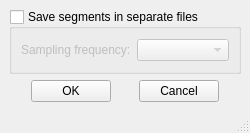
<?xml version="1.0" encoding="UTF-8"?>
<ui version="4.0">
 <class>SaveSegmentsWindow</class>
 <widget class="QMainWindow" name="SaveSegmentsWindow">
  <property name="geometry">
   <rect>
    <x>0</x>
    <y>0</y>
    <width>250</width>
    <height>133</height>
   </rect>
  </property>
  <property name="windowTitle">
   <string>Save segmentation file</string>
  </property>
  <widget class="QWidget" name="centralwidget">
   <layout class="QGridLayout" name="gridLayout_2">
    <item row="1" column="0">
     <layout class="QHBoxLayout" name="horizontalLayout_2">
      <item>
       <spacer name="horizontalSpacer">
        <property name="orientation">
         <enum>Qt::Horizontal</enum>
        </property>
        <property name="sizeHint" stdset="0">
         <size>
          <width>40</width>
          <height>20</height>
         </size>
        </property>
       </spacer>
      </item>
      <item>
       <widget class="QPushButton" name="btnSaveConfirm">
        <property name="text">
         <string>OK</string>
        </property>
       </widget>
      </item>
      <item>
       <spacer name="horizontalSpacer_3">
        <property name="orientation">
         <enum>Qt::Horizontal</enum>
        </property>
        <property name="sizeHint" stdset="0">
         <size>
          <width>40</width>
          <height>20</height>
         </size>
        </property>
       </spacer>
      </item>
      <item>
       <widget class="QPushButton" name="btnSaveCancel">
        <property name="text">
         <string>Cancel</string>
        </property>
       </widget>
      </item>
      <item>
       <spacer name="horizontalSpacer_2">
        <property name="orientation">
         <enum>Qt::Horizontal</enum>
        </property>
        <property name="sizeHint" stdset="0">
         <size>
          <width>40</width>
          <height>20</height>
         </size>
        </property>
       </spacer>
      </item>
     </layout>
    </item>
    <item row="0" column="0">
     <widget class="QGroupBox" name="groupBox">
      <property name="title">
       <string>Save segments in separate files</string>
      </property>
      <property name="checkable">
       <bool>true</bool>
      </property>
      <property name="checked">
       <bool>false</bool>
      </property>
      <layout class="QGridLayout" name="gridLayout">
       <item row="0" column="0">
        <layout class="QHBoxLayout" name="horizontalLayout">
         <item>
          <widget class="QLabel" name="label">
           <property name="text">
            <string>Sampling frequency:</string>
           </property>
          </widget>
         </item>
         <item>
          <widget class="QComboBox" name="dropSaveSamFreq">
           <property name="editable">
            <bool>false</bool>
           </property>
          </widget>
         </item>
        </layout>
       </item>
      </layout>
     </widget>
    </item>
   </layout>
  </widget>
  <widget class="QStatusBar" name="statusbar"/>
 </widget>
 <resources/>
 <connections/>
</ui>
